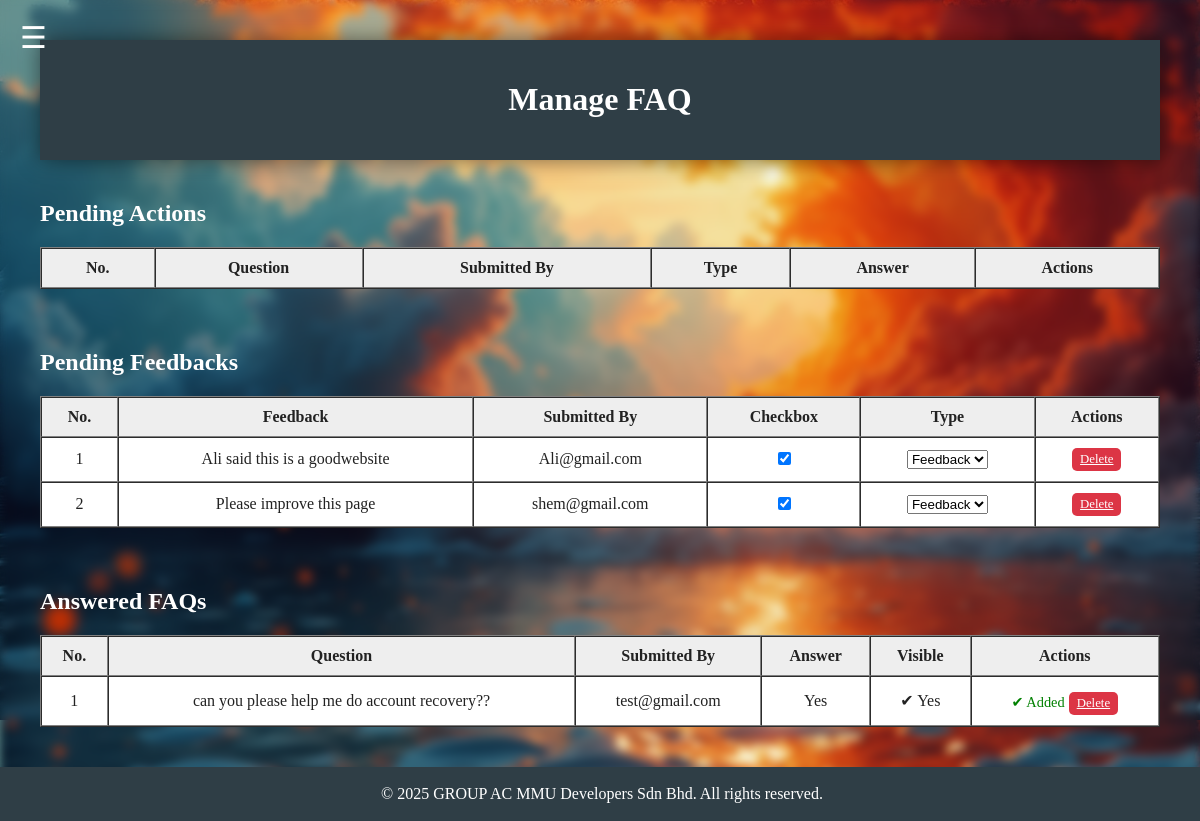
The app's page /manageFAQ.php with its own data.
### tables this page shows
CREATE TABLE `faq` (
  `id` int(11) NOT NULL,
  `question` text NOT NULL,
  `answer` text DEFAULT NULL,
  `submitted_by` varchar(100) DEFAULT NULL,
  `submitted_at` timestamp NOT NULL DEFAULT current_timestamp(),
  `visible` tinyint(1) DEFAULT 0,
  `type` enum('question','feedback') DEFAULT 'question',
  `flagged` tinyint(1) DEFAULT 0
);

### manageFAQ.php (the view, shortened to what this page needs)
<?php
require 'connection.php';
require 'header.php';
require 'navbar.php';
$answered = $conn->query("SELECT * FROM faq WHERE answer IS NOT NULL ORDER BY submitted_at DESC");
$unanswered_feedbacks = $conn->query("SELECT * FROM faq WHERE answer IS NULL AND type = 'feedback' ORDER BY submitted_at DESC");
?>
<div id="main-content" style="padding: 40px;">
    <div class="title-container">
        <h1>Manage FAQ</h1>
    </div>
    <h2 style="margin-top: 40px; color: white;">Pending Actions</h2>
    <table border="1" cellpadding="10" cellspacing="0" style="width: 100%; background-color: #fff; text-align: center;">
        <tr style="background-color: #eee;">
            <th>No.</th>
            <th>Question</th>
            <th>Submitted By</th>
            <th>Type</th>
            <th>Answer</th>
            <th>Actions</th>
        </tr>
    </table>
    <h2 style="margin-top: 60px; color: white;">Pending Feedbacks</h2>
    <table border="1" cellpadding="10" cellspacing="0" style="width: 100%; background-color: #fff; text-align: center;">
        <tr style="background-color: #eee;">
            <th>No.</th>
            <th>Feedback</th>
            <th>Submitted By</th>
            <th>Checkbox</th>
            <th>Type</th>
            <th>Actions</th>
        </tr>
        <?php $no = 1; while ($row = $unanswered_feedbacks->fetch_assoc()): ?>
            <tr>
                <td><?= $no++ ?></td>
                <td><?= htmlspecialchars($row['question']) ?></td>
                <td><?= htmlspecialchars($row['submitted_by']) ?></td>
                <td>
                    <form method="POST">
                        <input type="checkbox" name="flagged" value="1" onchange="this.form.submit()" <?= $row['flagged'] ? 'checked' : '' ?>>
                    </form>
                </td>
                <td>
                    <form method="POST">
                        <select name="type" onchange="this.form.submit()">
                            <option value="feedback" <?= $row['type'] == 'feedback' ? 'selected' : '' ?>>Feedback</option>
                        </select>
                    </form>
                </td>
                <td>
                    <a href="?delete=<?= $row['id'] ?>" onclick="return confirm('Are you sure?')" class="form-button" style="background-color: #dc3545; padding: 4px 8px; font-size: 0.8em; display: inline-block; width: auto;">Delete</a>
                </td>
            </tr>
        <?php endwhile; ?>
    </table>
    <h2 style="margin-top: 60px; color: white;">Answered FAQs</h2>
    <table border="1" cellpadding="10" cellspacing="0" style="width: 100%; background-color: #fff; text-align: center;">
        <tr style="background-color: #eee;">
            <th>No.</th>
            <th>Question</th>
            <th>Submitted By</th>
            <th>Answer</th>
            <th>Visible</th>
            <th>Actions</th>
        </tr>
        <?php $no = 1; while ($row = $answered->fetch_assoc()): ?>
            <tr>
                <td><?= $no++ ?></td>
                <td><?= htmlspecialchars($row['question']) ?></td>
                <td><?= htmlspecialchars($row['submitted_by']) ?></td>
                <td><?= htmlspecialchars($row['answer']) ?></td>
                <td><?= $row['visible'] ? '✔ Yes' : '❌ No' ?></td>
                <td>
                    <?php if (!$row['visible']): ?>
                        <a href="?add=<?= $row['id'] ?>" class="form-button" style="background-color: #28a745; padding: 4px 8px; font-size: 0.8em; display: inline-block; width: auto;">Add</a>
                    <?php else: ?>
                        <span style="font-size: 0.9em; color: green;">✔ Added</span>
                    <?php endif; ?>
                    <a href="?delete=<?= $row['id'] ?>" onclick="return confirm('Are you sure?')" class="form-button" style="background-color: #dc3545; padding: 4px 8px; font-size: 0.8em; display: inline-block; width: auto; margin-top: 5px;">Delete</a>
                </td>
            </tr>
        <?php endwhile; ?>
    </table>
</div>
<?php require 'footer.php'; ?>

### header.php (shortened to what this page needs)
<!DOCTYPE html>
<html lang="en">
<head>
    <link rel="stylesheet" type="text/css" href="css/style.css">
</head>

### navbar.php (shortened to what this page needs)
<span id="openBtn"><a href="#" onclick="openNavBar()">☰</a></span>

### footer.php
<footer>
    <div class="footer-container">
        <div class="footer-content">
            <p>&copy; <?php echo date('Y') ?> GROUP AC MMU Developers Sdn Bhd. All rights reserved.</p>
        </div>
    </div>
</footer>

### css/style.css (style rules this page uses)
:root { --color-bg: #CAD2C5; --color-surface: #84A98C; --color-primary: #52796F; --color-text: #354F52; --color-title: #2F3E46; }
.title-container { background-color: var(--color-title); font-family: "Copperplate Gothic", "Copperplate", fantasy; color: white; padding: 20px; text-align: center; box-shadow: 0 0px 20px rgba(0, 0, 0, 0.5); }
#openBtn { font-size: 30px; position: absolute; top: 20px; left: 20px; }
#openBtn a { color: white; text-decoration: none; }
footer { background-color: var(--color-title); color: white; padding: 2px; text-align: center; position: static; bottom: 10px; width: 100%; }
.form-button { width: 100%; padding: 10px; font-size: 1rem; background-color: var(--color-primary); color: white; border: none; border-radius: 5px; cursor: pointer; transition: background-color 0.3s ease; display: block; margin: 0; }

### records on screen
faq: question "Ali said this is a goodwebsite", submitted_by "Ali@gmail.com", flagged "☑", type "Feedback"
faq: question "Please improve this page", submitted_by "shem@gmail.com", flagged "☑", type "Feedback"
faq: question "can you please help me do account recovery??", submitted_by "test@gmail.com", answer "Yes", visible "✔ Yes"
